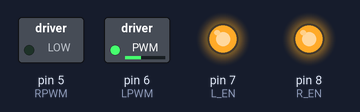
A sketch run on a simulated Arduino Uno, built with avr-gcc and run on an emulated ATmega328P. On the bench: switched loads named in the sketch (green lamp = pin HIGH), output pins drawn as LEDs (lit = HIGH). What the sketch prints to the serial monitor is not drawn.

Above: at 0.1 s.
Timing chart, 0 to 1.6 s (numbered marks = the images above):
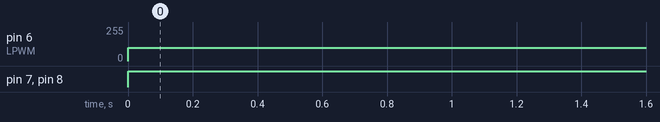

The sketch:

BTS_Test.ino
```cpp
/*........................
BTS7960 Motor Driver Test
Written By : Mohannad Rawashdeh
Code for :
https://www.instructables.com/member/Mohannad+Rawashdeh/
*/
int RPWM=5;
int LPWM=6;
// timer 0
int L_EN=7;
int R_EN=8;

void setup() {
  // put your setup code here, to run once:
  for(int i=5;i<9;i++){
   pinMode(i,OUTPUT);
  }
    Serial.begin(9600);
  }


void loop() {
  // put your main code here, to run repeatedly:
  Serial.println("EN High");
  digitalWrite(R_EN,HIGH);
  digitalWrite(L_EN,HIGH);
  analogWrite(RPWM,0);
  analogWrite(LPWM,100);

}
```

Measured:
- by itself, pin 6 (LPWM): 0/255 → 100/255 at 0.00 s
- by itself, pin 7 (L_EN), pin 8 (R_EN): LOW → HIGH at 0.00 s
